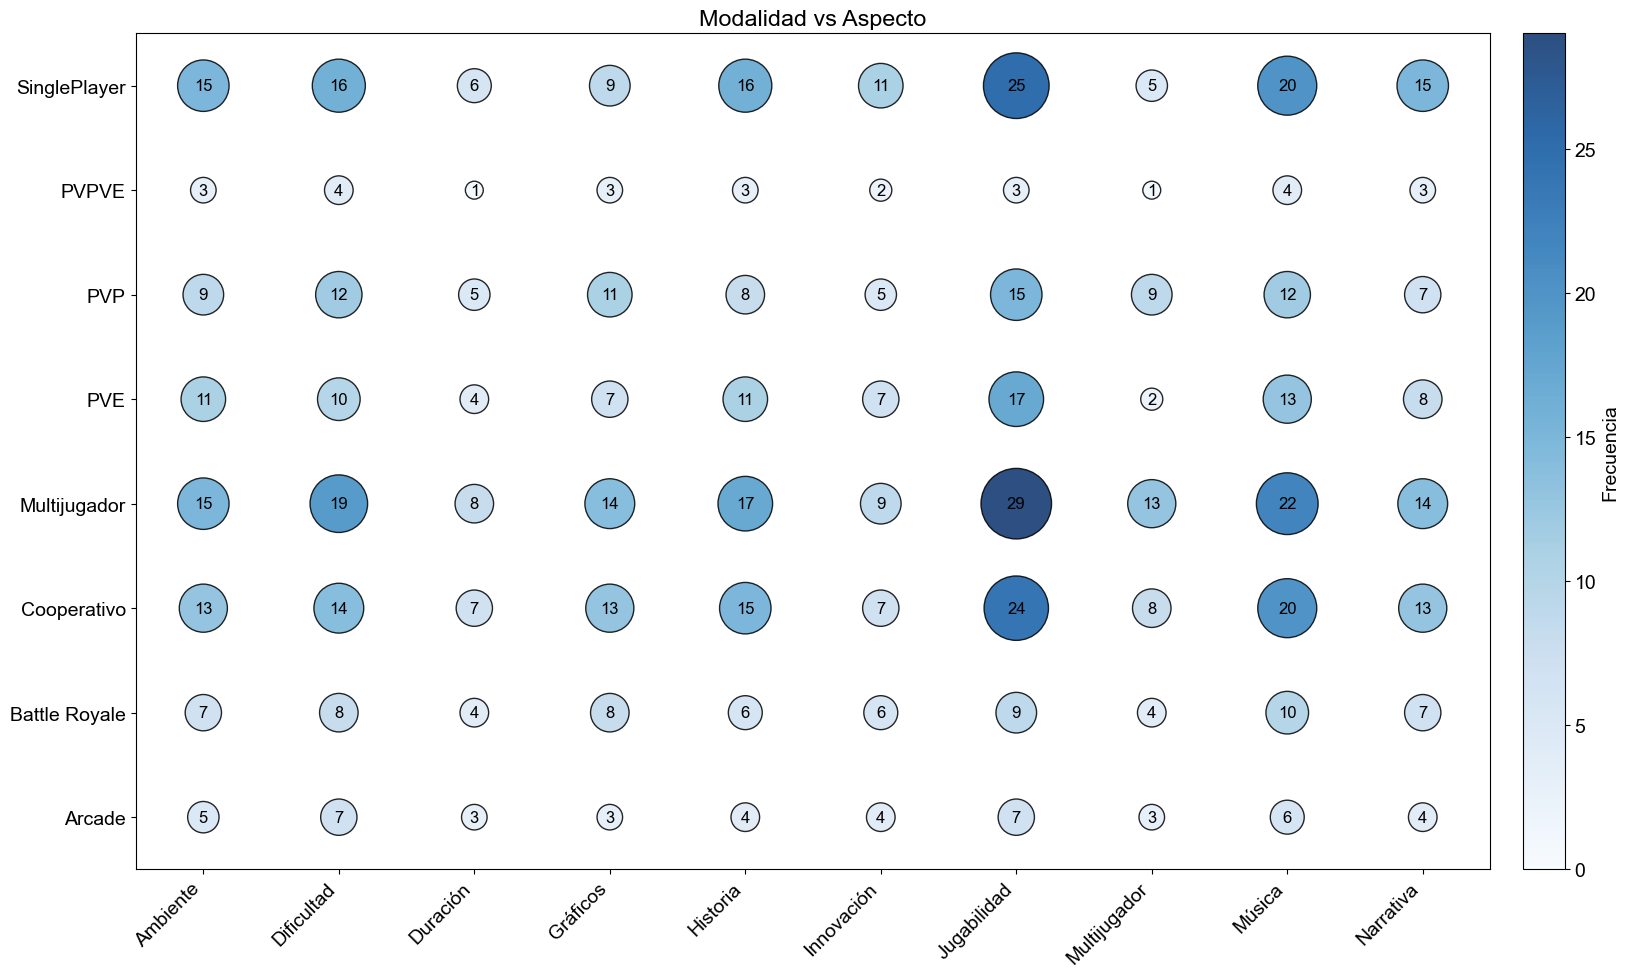

Python code for this plot:
import pandas as pd
import matplotlib.pyplot as plt
import numpy as np

plt.rcParams.update({
    'font.family': 'sans-serif',
    'font.sans-serif': ['Arial'],
    'font.size': 14
})


def separar_valores(texto):
    if pd.isna(texto):
        return []
    limpio = str(texto).replace('(', '').replace(')', '')
    return [p.strip() for p in limpio.split(',') if p.strip()]

archivo = "../../data/Encuesta_videojuegos.csv"
df = pd.read_csv(
    archivo,
    usecols=['Qué modalidad de juego prefieres?', '¿Aspecto que valoras más en un videojuego?']
)

df.columns = ['Modalidad', 'Aspecto']
df['Modalidad'] = df['Modalidad'].apply(separar_valores)
df['Aspecto'] = df['Aspecto'].apply(separar_valores)


df_exp = df[['Modalidad', 'Aspecto']].copy()
df_exp = df_exp.explode('Modalidad').explode('Aspecto')

ct = pd.crosstab(df_exp['Modalidad'].to_numpy(), df_exp['Aspecto'].to_numpy())
ct = ct.sort_index()
ct.columns = ct.columns.astype(str)


fig, ax = plt.subplots(figsize=(18, 10))
x = np.arange(len(ct.columns))
y = np.arange(len(ct.index))
xs, ys, sizes, freqs = [], [], [], []
max_val = ct.values.max()
norm = plt.Normalize(vmin=0, vmax=max_val)

for i, row in enumerate(ct.index):
    for j, col in enumerate(ct.columns):
        value = ct.loc[row, col]
        if value > 0:
            xs.append(j)
            ys.append(i)
            sizes.append((value / max_val) * 2500 + 80)
            freqs.append(value)

scatter = ax.scatter(
    xs,
    ys,
    s=sizes,
    c=freqs,
    cmap='Blues',
    norm=norm,
    alpha=0.85,
    edgecolors='k'
)

for x_val, y_val, value in zip(xs, ys, freqs):
    ax.text(x_val, y_val, str(value), ha='center', va='center', fontsize=12, color='black')

ax.set_xticks(x)
ax.set_xticklabels(ct.columns, rotation=45, ha='right')
ax.set_yticks(y)
ax.set_yticklabels(ct.index)
ax.set_title('Modalidad vs Aspecto')
ax.set_xlim(-0.5, len(ct.columns) - 0.5)
ax.set_ylim(-0.5, len(ct.index) - 0.5)
fig.colorbar(scatter, ax=ax, label='Frecuencia', pad=0.02)
fig.tight_layout()
fig.savefig('v1.png', bbox_inches='tight')
plt.close(fig)
